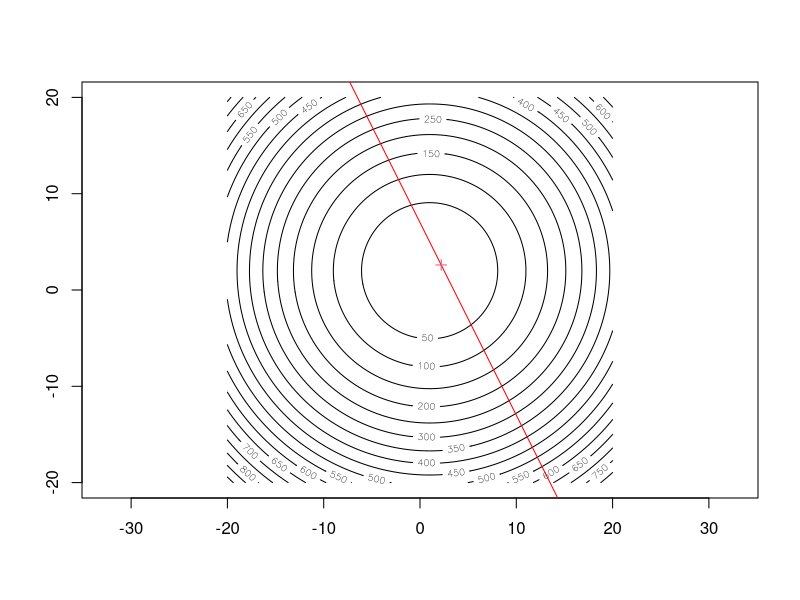
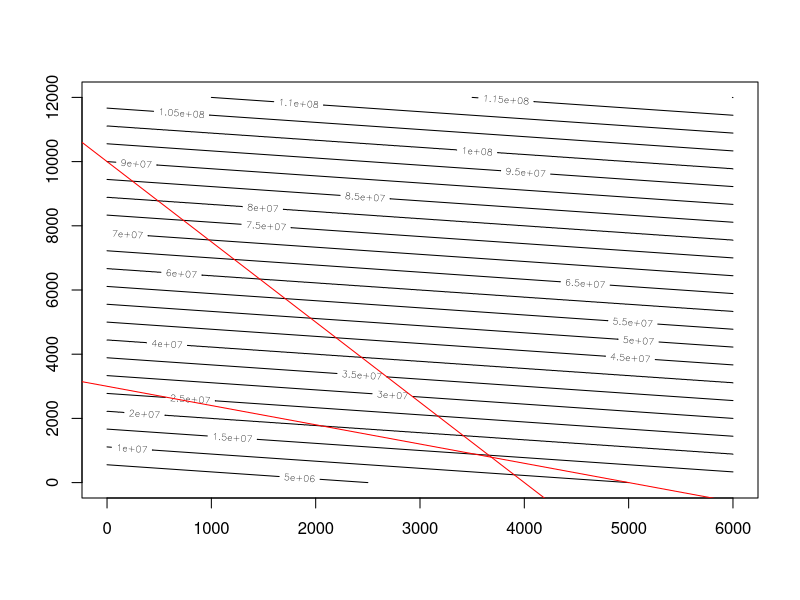
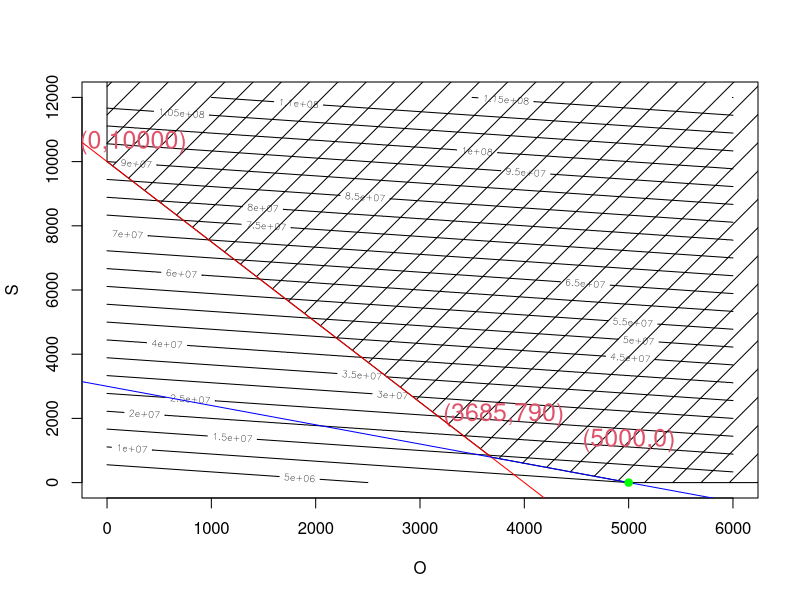

R code for these plots, in order:
#1 - c
f1 <- function(x){
  ((x[1]-1)^2)+((x[2]-2)^2)
}

fineness <- 200
xmesh <- seq(-20, 20, length.out = fineness)
ymesh <- seq(-20, 20, length.out = fineness)
mesh <- expand.grid(xmesh, ymesh)

z <- apply(mesh, 1, f1)
z <- matrix(z, ncol = fineness, byrow = FALSE)
contour(xmesh, ymesh, z, nlevels = 20, col = 1,asp=1)
abline(a = 7, b = -2, col = "red")
points(2.2, 2.6, col = 2, pch = 3)


#6
library(lpSolve)
f2 <- function(x){
  2000 * x[1] + 9000 * x[2]
}
fineness <- 1000
xmesh <- seq(0, 6000, length.out = fineness)
ymesh <- seq(0, 12000, length.out = fineness)
mesh <- expand.grid(xmesh, ymesh)

z <- apply(mesh, 1, f2)
z <- matrix(z, ncol = fineness, byrow = FALSE)
contour(xmesh, ymesh, z, nlevels = 20, col = 1)
abline(a = 10000, b = -5/2, col = "red")
abline(a = 3000, b = -3/5, col = "red")

#7
#constroptim
constM <- matrix(c(1, 0,
                   0, 1,
                   5, 2,
                   3, 5), nrow = 4, ncol = 2, byrow = TRUE)
constV<- c(0, 0,20000-1e-05, 15000-1e-05)
solution=constrOptim(theta=c(10000,10000),f2,ui=constM,ci = constV, grad = NULL)
#diff: 5.281439e-05
print('O and S')
solution$par
print('with a minimum value')
solution$value
solution

#lp
first_method <- lp(direction="min",
                   objective.in = c(2000, 9000),# 2000 * x[1] + 9000 * x[2]
                   const.mat = constM,
                   const.dir = c(">=", ">=",">=", ">="),
                   const.rhs = constV)

first_method$solution


#5000|0
#b


contour(xmesh, ymesh, z, nlevels = 20, col = 1, xlab = "O", ylab = "S")
extreme<-rbind(c(5000,1300),c(3800,2100),c(250,10600))  # legend coordinates

y <- c(10000, 790, 0, 0, 100000)  # The y-coordinate of the vertices
x <- c(0, 3685, 5000, 100000, 0)  # The x-coordinate of the vertices
polygon(x, y, density = 5)  # feasible solutions

text(extreme, c("(5000,0)","(3685,790)","(0,10000)"), col = 2, cex = 1.5) # legend text

abline(a = 10000, b = -5/2, col = "red")
abline(a = 3000, b = -3/5, col = "blue")

points(5000,0, pch = 19, cex = 1, col = 'green')  # solution
#x axis -> O
#y axis -> S

#8
f.obj <- c(1, 3, 4, 1)  # 1. function
f.obj2 <- c(1, -3, 4, 1)  # 2. function - becomes unbounded (error status 3) 
f.con <- matrix(c(1,0,0,0,
                  0,1,0,0,
                  0,0,1,0,
                  0,0,0,1,
                  1, -2, 0, 0,
                  0, 3, 1, 0,
                  0, 1, 0, 1), ncol=4, byrow=TRUE)
f.dir <- c(">=",">=",">=",">=",">=", ">=", ">=")  
f.rhs <- c(0,0,0,0,9, 9, 10)  # right side values of constraints

lp1 <- lp(direction= "min", f.obj, f.con, f.dir, f.rhs)
print(c("x1", "x2", "x3", "x4"))
lp1$solution

lp2 <- lp(direction= "min", f.obj, f.con, f.dir, f.rhs, all.int = T)
print(c("x1", "x2", "x3", "x4"))
lp2$solution
print(c("x1", "x2", "x3", "x4"))
lp2$solution-lp1$solution

lp3 <- lp(direction= "min", f.obj2, f.con, f.dir, f.rhs)
#status	Numeric indicator: 0 = success, 2 = no feasible solution
lp3
print(c("x1", "x2", "x3", "x4"))
lp3$solution
